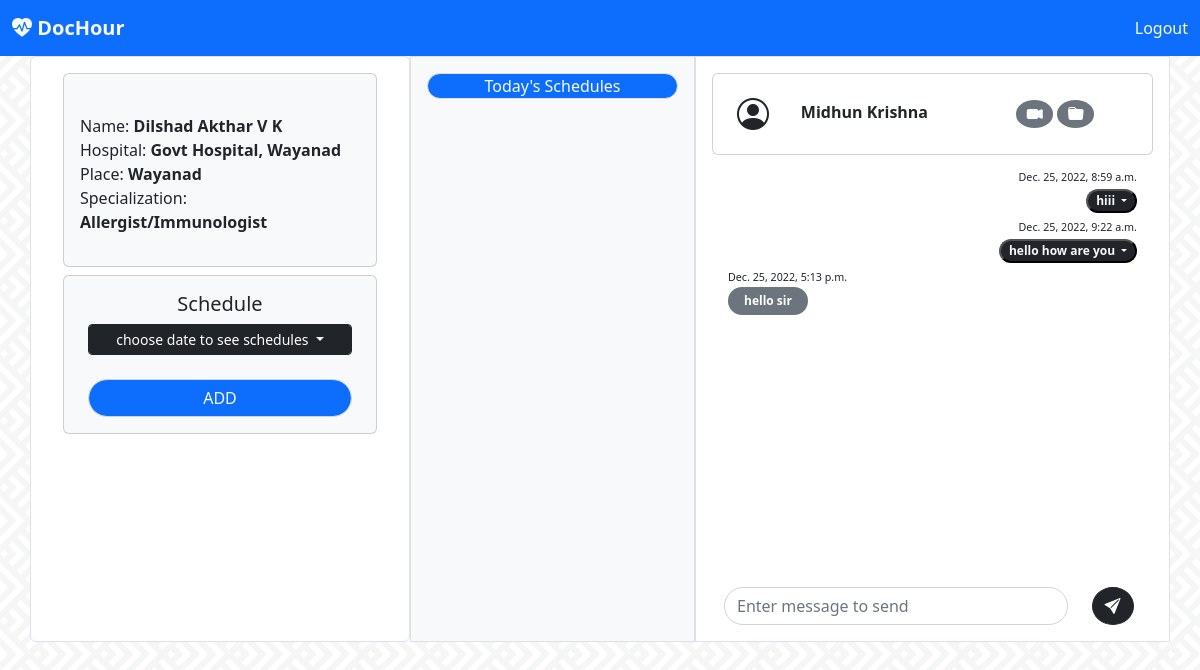
The app's page /doctor/doc_home_chat/1 (signed in), older data.
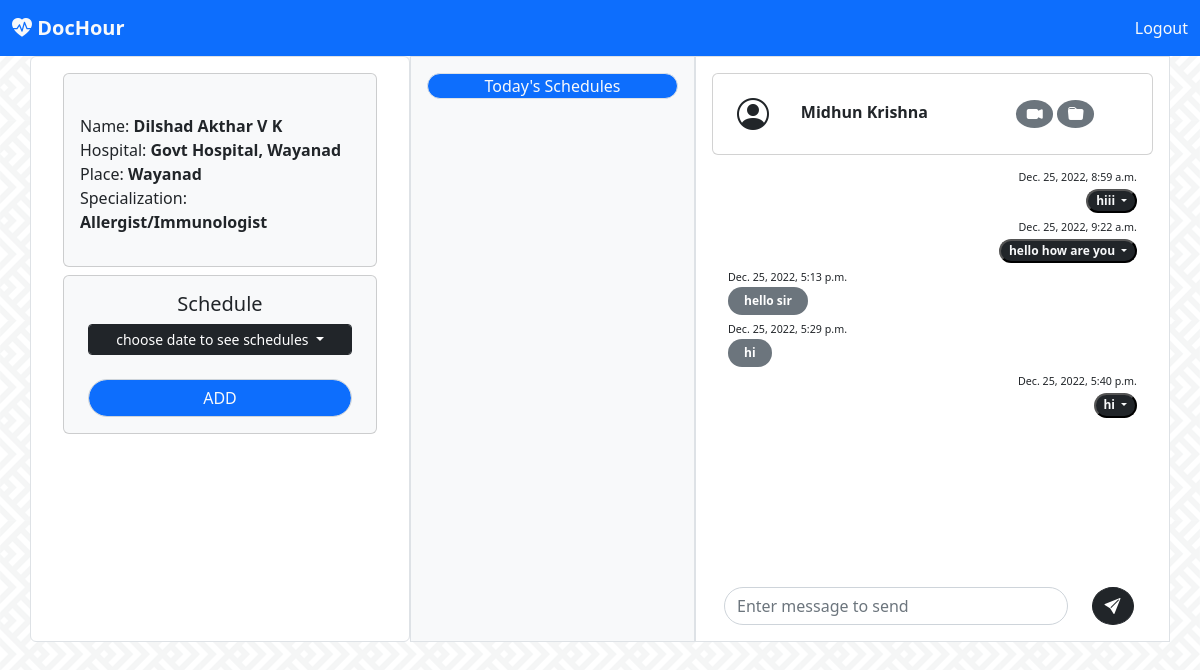
The same page, newer data.
### doctor/models.py (models this page shows, shortened)
class Message(models.Model):
    datetime = models.DateTimeField(auto_now=True)
    sender = models.ForeignKey(User, on_delete=models.CASCADE, related_name='sender')
    reciever = models.ForeignKey(User, on_delete=models.CASCADE, related_name='reciever')
    message = models.CharField(max_length=250)

### doctor/views.py (the view)
# urls.py: url(r'^doc_home_chat/(?P<client>\d+)$', views.doc_home_chat, name='doc_home_chat'),
def doc_home_chat(request, client):
    doc = Doctor.objects.get(user=request.user)
    schedule = Schedule.objects.filter(doc=doc)
    dates = sorted(set([sc.date for sc in schedule]))
    today = Schedule.objects.filter(doc=doc, date=dt.today())
    client = Client.objects.get(id=client)
    msgs_send = Message.objects.filter(sender=request.user.id, reciever=client.user.id)
    msgs_recieved = Message.objects.filter(reciever=request.user.id, sender=client.user.id)
    msgs = sorted(chain(msgs_send, msgs_recieved), key=attrgetter('datetime'))
    return render(request,'doctor/doc-home.html', context={'doc':doc, 'dates':dates, 'today':today, 'client' :client, 'msgs':msgs})

### doctor/models.py (called while the page is built)
    def __str__(self) -> str:
        return self.spec

### templates/doctor/doc-home.html (shortened to what the changed rows need)
<!doctype html>
<html lang="en">
  <head>
    <link rel="stylesheet" href="https://cdn.jsdelivr.net/npm/bootstrap-icons@1.10.2/font/bootstrap-icons.css">
    <link href="https://cdn.jsdelivr.net/npm/bootstrap@5.2.3/dist/css/bootstrap.min.css" rel="stylesheet">
  </head>
  <body style="background-image: url('../../../static/images/bg.webp');background-repeat: repeat; background-position: center; ">
      <div class="container">
      <div class="row">
        <div class="col-sm-5 mx-auto p-3 border bg-white">
            <div class="px-3" style="overflow-y: scroll; height:400px"  id="msgboxdoc">
              {% for m in msgs %}
              {% if m.sender.is_staff %}
              <div class="dropdown text-end">
                <small><small><small>{{m.datetime}}</small></small></small><br>
                <button class="dropdown-toggle bg-dark text-light badge rounded-pill" type="button" data-bs-toggle="dropdown" aria-expanded="false">
                  {{m.message}}
                </button>
              </div>
                {% else %}
                <div class=""><small><small><small>{{m.datetime}}</small></small></small><br><span class="badge text-bg-secondary  rounded-pill px-3 py-2">{{m.message}}</span></div>
                {% endif %}
              {% empty %}
              <p class="text-center"><span class="badge rounded-pill text-bg-secondary px-3 py-2">{% if client %} No messages yet! {% else %} Select a client to start chat. {% endif %}</span></p>
              {% endfor %}
            </div>
        </div>
      </div>
      </div>
  </body>
</html>

Row changes from the older to the newer data that the page shows:
added Message: datetime "Dec. 25, 2022, 5:29 p.m.", message "hi"
added Message: datetime "Dec. 25, 2022, 5:40 p.m.", message "hi"
